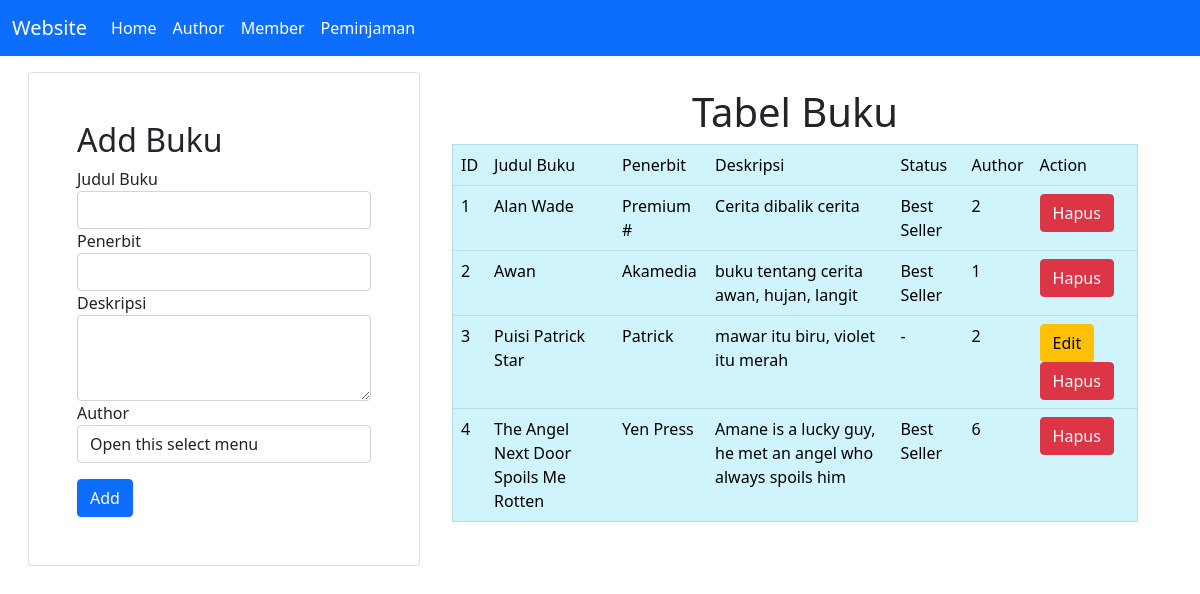
The page / on the database its author committed.
### tables this page shows
CREATE TABLE `buku` (
  `id_buku` int(11) NOT NULL,
  `judul_buku` varchar(100) NOT NULL,
  `penerbit` varchar(100) NOT NULL,
  `deskripsi` text NOT NULL,
  `status` varchar(50) NOT NULL,
  `id_author` int(11) NOT NULL
);

### conf.php (called while the page is built)
<?php
$db_host = "localhost";
$db_user = "root";
$db_pass = "";
$db_name = "db_perpustakaan";
?>

### includes/DB.class.php (called while the page is built, shortened)
<?php
class DB
{
    var $db_host = "";
    var $db_user = "";
    var $db_pass = "";
    var $db_name = "";
    var $db_link = "";
    var $result = 0;
    function __construct($db_host = '', $db_user = '', $db_pass = '', $db_name = '')
    {
        $this->db_host = $db_host;
        $this->db_user = $db_user;
        $this->db_pass = $db_pass;
        $this->db_name = $db_name;
    }
    function open()
    {
        $this->db_link = mysqli_connect($this->db_host, $this->db_user, $this->db_pass, $this->db_name);
    }
    function execute($query = "")
    {
        $this->result = mysqli_query($this->db_link, $query);
        return $this->result;
    }
    function getResult()
    {
        return mysqli_fetch_array($this->result);
    }
}
?>

### includes/Buku.class.php (called while the page is built, shortened)
<?php
class Buku extends DB
{
    function getBuku()
    {
        $query = "SELECT * FROM buku";
        return $this->execute($query);
    }
}
?>

### index.php (the view, shortened to what this page needs)
<?php
include("conf.php");
include("includes/Template.class.php");
include("includes/DB.class.php");
include("includes/Buku.class.php");
$buku = new Buku($db_host, $db_user, $db_pass, $db_name);
$buku->open();
$buku->getBuku();
$status = false;
$data = null;
$no = 1;
while (list($id, $judul, $penerbit, $deskripsi, $status, $id_author) = $buku->getResult()) {
    if ($status == "Best Seller") {
        $data .= "<tr>
            <td>" . $no++ . "</td>
            <td>" . $judul . "</td>
            <td>" . $penerbit . "</td>
            <td>" . $deskripsi . "</td>
            <td>" . $status . "</td>
            <td>" . $id_author . "</td>
            <td>
            <a href='index.php?id_hapus=" . $id . "' class='btn btn-danger' '>Hapus</a>
            </td>
            </tr>";
    }
    else {
        $data .= "<tr>
            <td>" . $no++ . "</td>
            <td>" . $judul . "</td>
            <td>" . $penerbit . "</td>
            <td>" . $deskripsi . "</td>
            <td>" . $status . "</td>
            <td>" . $id_author . "</td>
            <td>
            <a href='index.php?id_edit=" . $id .  "' class='btn btn-warning' '>Edit</a>
            <a href='index.php?id_hapus=" . $id . "' class='btn btn-danger' '>Hapus</a>
            </td>
            </tr>";
    }
}

### includes/Template.class.php (shortened to what this page needs)
<?php
class Template
{
    var $content = '';
    function __construct($filename='')
    {
        $this->content = implode('', @file($filename));
    }
    function clear()
    {
        $this->content = preg_replace("/DATA_[A-Z|_|0-9]+/", "", $this->content);
    }
    function write()
    {
        print $this->content;
    }
    function replace($old = '', $new = '')
    {
        if (is_int($new)) {
            $value = sprintf("%d", $new);
        }
        elseif (is_float($new)) {
            $value = sprintf("%f", $new);
        }
        elseif (is_array($new)) {
            $value = '';
            foreach ($new as $item) {
                $value .= $item. ' ';
            }
        }
        else {
            $value = $new;
        }
        $this->content = preg_replace("/$old/", $value, $this->content);
    }
}
?>

### rows shown on the page
buku: judul_buku "Alan Wade", penerbit "Premium #", deskripsi "Cerita dibalik cerita", status "Best Seller", id_author "2"
buku: judul_buku "Awan", penerbit "Akamedia", deskripsi "buku tentang cerita awan, hujan, langit", status "Best Seller", id_author "1"
buku: judul_buku "Puisi Patrick Star", penerbit "Patrick", deskripsi "mawar itu biru, violet itu merah", status "-", id_author "2"
buku: judul_buku "The Angel Next Door Spoils Me Rotten", penerbit "Yen Press", deskripsi "Amane is a lucky guy, he met an angel who always spoils him", status "Best Seller", id_author "6"
